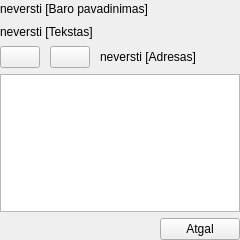
<?xml version="1.0" encoding="UTF-8"?>
<ui version="4.0">
 <class>PubView</class>
 <widget class="QWidget" name="PubView">
  <property name="geometry">
   <rect>
    <x>0</x>
    <y>0</y>
    <width>240</width>
    <height>240</height>
   </rect>
  </property>
  <property name="sizePolicy">
   <sizepolicy hsizetype="Expanding" vsizetype="Expanding">
    <horstretch>0</horstretch>
    <verstretch>0</verstretch>
   </sizepolicy>
  </property>
  <property name="windowTitle">
   <string>Baras</string>
  </property>
  <property name="windowIcon">
   <iconset resource="Images.qrc">
    <normaloff>:/images/bok_title.png</normaloff>:/images/bok_title.png</iconset>
  </property>
  <layout class="QVBoxLayout" name="verticalLayout" stretch="1,1,1,8,1">
   <property name="margin">
    <number>0</number>
   </property>
   <item>
    <widget class="QLabel" name="pubNameLabel">
     <property name="sizePolicy">
      <sizepolicy hsizetype="Expanding" vsizetype="Expanding">
       <horstretch>0</horstretch>
       <verstretch>0</verstretch>
      </sizepolicy>
     </property>
     <property name="palette">
      <palette>
       <active>
        <colorrole role="Text">
         <brush brushstyle="SolidPattern">
          <color alpha="255">
           <red>255</red>
           <green>255</green>
           <blue>255</blue>
          </color>
         </brush>
        </colorrole>
       </active>
       <inactive>
        <colorrole role="Text">
         <brush brushstyle="SolidPattern">
          <color alpha="255">
           <red>255</red>
           <green>255</green>
           <blue>255</blue>
          </color>
         </brush>
        </colorrole>
       </inactive>
       <disabled>
        <colorrole role="Text">
         <brush brushstyle="SolidPattern">
          <color alpha="255">
           <red>106</red>
           <green>104</green>
           <blue>100</blue>
          </color>
         </brush>
        </colorrole>
       </disabled>
      </palette>
     </property>
     <property name="text">
      <string>neversti [Baro pavadinimas]</string>
     </property>
     <property name="scaledContents">
      <bool>true</bool>
     </property>
     <property name="wordWrap">
      <bool>true</bool>
     </property>
    </widget>
   </item>
   <item>
    <layout class="QHBoxLayout" name="horizontalLayout_2">
     <item>
      <widget class="QLabel" name="pubPhoneLabel">
       <property name="sizePolicy">
        <sizepolicy hsizetype="Expanding" vsizetype="Expanding">
         <horstretch>0</horstretch>
         <verstretch>0</verstretch>
        </sizepolicy>
       </property>
       <property name="palette">
        <palette>
         <active>
          <colorrole role="Text">
           <brush brushstyle="SolidPattern">
            <color alpha="255">
             <red>255</red>
             <green>255</green>
             <blue>255</blue>
            </color>
           </brush>
          </colorrole>
         </active>
         <inactive>
          <colorrole role="Text">
           <brush brushstyle="SolidPattern">
            <color alpha="255">
             <red>255</red>
             <green>255</green>
             <blue>255</blue>
            </color>
           </brush>
          </colorrole>
         </inactive>
         <disabled>
          <colorrole role="Text">
           <brush brushstyle="SolidPattern">
            <color alpha="255">
             <red>106</red>
             <green>104</green>
             <blue>100</blue>
            </color>
           </brush>
          </colorrole>
         </disabled>
        </palette>
       </property>
       <property name="text">
        <string>neversti [Tekstas]</string>
       </property>
       <property name="scaledContents">
        <bool>true</bool>
       </property>
       <property name="wordWrap">
        <bool>true</bool>
       </property>
      </widget>
     </item>
    </layout>
   </item>
   <item>
    <layout class="QHBoxLayout" name="horizontalLayout_3" stretch="1,0,6">
     <property name="spacing">
      <number>10</number>
     </property>
     <item>
      <widget class="QPushButton" name="mapButton">
       <property name="sizePolicy">
        <sizepolicy hsizetype="Expanding" vsizetype="Expanding">
         <horstretch>0</horstretch>
         <verstretch>0</verstretch>
        </sizepolicy>
       </property>
       <property name="text">
        <string/>
       </property>
      </widget>
     </item>
     <item>
      <widget class="QPushButton" name="directionsButton">
       <property name="sizePolicy">
        <sizepolicy hsizetype="Expanding" vsizetype="Expanding">
         <horstretch>0</horstretch>
         <verstretch>0</verstretch>
        </sizepolicy>
       </property>
       <property name="text">
        <string/>
       </property>
       <property name="icon">
        <iconset resource="Images.qrc">
         <normaloff>:/images/directions.png</normaloff>:/images/directions.png</iconset>
       </property>
       <property name="iconSize">
        <size>
         <width>32</width>
         <height>32</height>
        </size>
       </property>
      </widget>
     </item>
     <item>
      <widget class="QLabel" name="pubAddressLabel">
       <property name="sizePolicy">
        <sizepolicy hsizetype="Expanding" vsizetype="Expanding">
         <horstretch>0</horstretch>
         <verstretch>0</verstretch>
        </sizepolicy>
       </property>
       <property name="palette">
        <palette>
         <active>
          <colorrole role="Text">
           <brush brushstyle="SolidPattern">
            <color alpha="255">
             <red>255</red>
             <green>255</green>
             <blue>255</blue>
            </color>
           </brush>
          </colorrole>
         </active>
         <inactive>
          <colorrole role="Text">
           <brush brushstyle="SolidPattern">
            <color alpha="255">
             <red>255</red>
             <green>255</green>
             <blue>255</blue>
            </color>
           </brush>
          </colorrole>
         </inactive>
         <disabled>
          <colorrole role="Text">
           <brush brushstyle="SolidPattern">
            <color alpha="255">
             <red>106</red>
             <green>104</green>
             <blue>100</blue>
            </color>
           </brush>
          </colorrole>
         </disabled>
        </palette>
       </property>
       <property name="text">
        <string>neversti [Adresas]</string>
       </property>
       <property name="scaledContents">
        <bool>true</bool>
       </property>
       <property name="wordWrap">
        <bool>true</bool>
       </property>
      </widget>
     </item>
    </layout>
   </item>
   <item>
    <widget class="QListView" name="brandListView">
     <property name="palette">
      <palette>
       <active>
        <colorrole role="Text">
         <brush brushstyle="SolidPattern">
          <color alpha="255">
           <red>255</red>
           <green>255</green>
           <blue>255</blue>
          </color>
         </brush>
        </colorrole>
        <colorrole role="ButtonText">
         <brush brushstyle="SolidPattern">
          <color alpha="255">
           <red>255</red>
           <green>255</green>
           <blue>255</blue>
          </color>
         </brush>
        </colorrole>
       </active>
       <inactive>
        <colorrole role="Text">
         <brush brushstyle="SolidPattern">
          <color alpha="255">
           <red>255</red>
           <green>255</green>
           <blue>255</blue>
          </color>
         </brush>
        </colorrole>
        <colorrole role="ButtonText">
         <brush brushstyle="SolidPattern">
          <color alpha="255">
           <red>255</red>
           <green>255</green>
           <blue>255</blue>
          </color>
         </brush>
        </colorrole>
       </inactive>
       <disabled>
        <colorrole role="Text">
         <brush brushstyle="SolidPattern">
          <color alpha="255">
           <red>106</red>
           <green>104</green>
           <blue>100</blue>
          </color>
         </brush>
        </colorrole>
        <colorrole role="ButtonText">
         <brush brushstyle="SolidPattern">
          <color alpha="255">
           <red>106</red>
           <green>104</green>
           <blue>100</blue>
          </color>
         </brush>
        </colorrole>
       </disabled>
      </palette>
     </property>
     <property name="horizontalScrollBarPolicy">
      <enum>Qt::ScrollBarAlwaysOff</enum>
     </property>
     <property name="verticalScrollMode">
      <enum>QAbstractItemView::ScrollPerPixel</enum>
     </property>
     <property name="viewMode">
      <enum>QListView::ListMode</enum>
     </property>
    </widget>
   </item>
   <item>
    <layout class="QHBoxLayout" name="horizontalLayout_4" stretch="8,4">
     <item>
      <spacer name="horizontalSpacer">
       <property name="orientation">
        <enum>Qt::Horizontal</enum>
       </property>
       <property name="sizeHint" stdset="0">
        <size>
         <width>40</width>
         <height>20</height>
        </size>
       </property>
      </spacer>
     </item>
     <item>
      <widget class="QPushButton" name="closeButton">
       <property name="sizePolicy">
        <sizepolicy hsizetype="Minimum" vsizetype="Minimum">
         <horstretch>0</horstretch>
         <verstretch>10</verstretch>
        </sizepolicy>
       </property>
       <property name="styleSheet">
        <string notr="true">#closeButton {
border-image:url(:/images/batonas.png);
}</string>
       </property>
       <property name="text">
        <string>Atgal</string>
       </property>
      </widget>
     </item>
    </layout>
   </item>
  </layout>
 </widget>
 <resources>
  <include location="Images.qrc"/>
 </resources>
 <connections/>
</ui>
